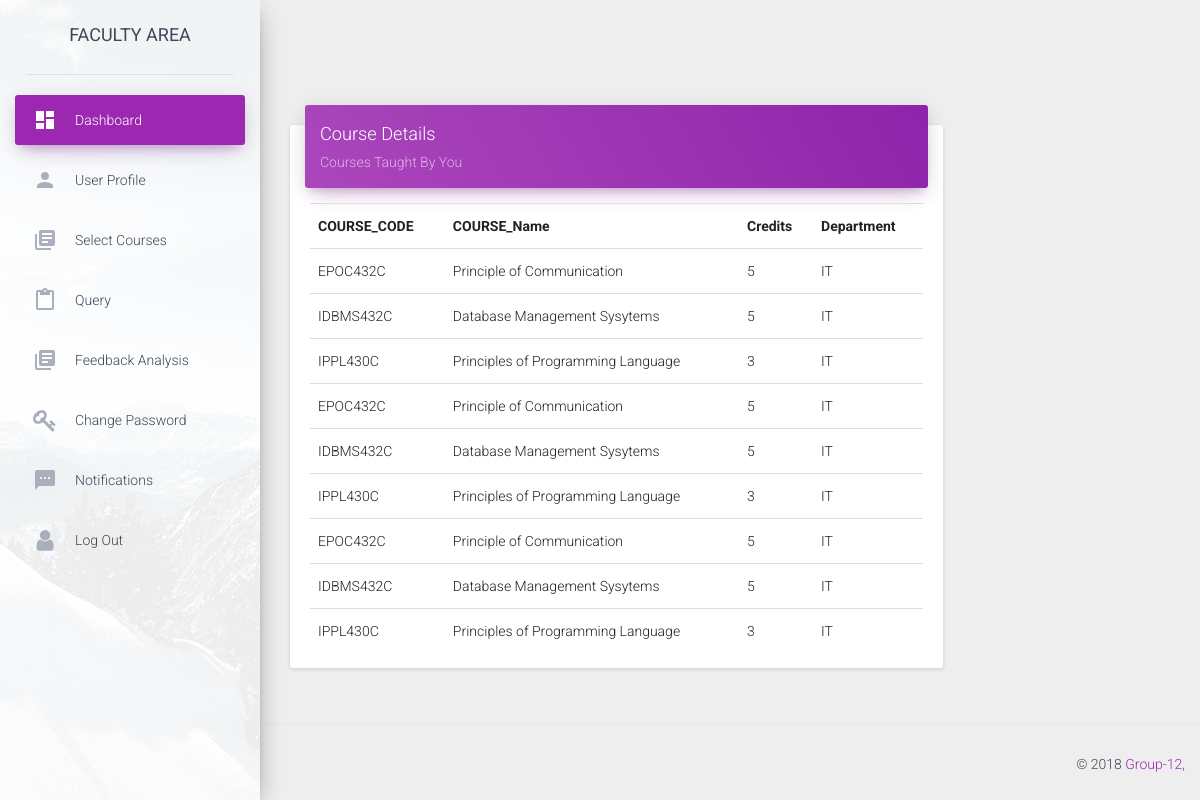
The app's page /facultydashboard/iit2016047 (signed in) with its own data.
### app.py (models this page shows)
class courses(db.Model):
	__tablename__ = 'courses'
	column_display_pk = True
	course_code = db.Column(db.String(20), primary_key=True)
	course_name = db.Column(db.String(40))
	credits = db.Column(db.Integer)
	semester = db.Column(db.Integer)
	department = db.Column(db.String(40))

### app.py (the view)
@app.route('/facultydashboard/<id>')
def facultydashboard(id):
	global current,type1
	if session.get('logged_in') and id == current:
		conn = sqlite3.connect('students.sqlite3')
		cur = conn.cursor()
		cur.execute("SELECT * FROM users WHERE username = (?)",(id,))
		users = cur.fetchone()
		cur.execute("SELECT courses.course_code,course_name,credits,department FROM users_courses,courses WHERE useremail = (?) and users_courses.course_code = courses.course_code",(id+"@iiita.ac.in",))
		courses = cur.fetchall()
		print (users)
		print (courses)
		cur = conn.cursor()
		cur.execute("SELECT * FROM query WHERE useremail = (?) and seen = (?)",(id+"@iiita.ac.in",0,))
		notifications = cur.fetchall()
		if notifications==[]:
			notifications=None
		conn.close()
		return render_template("facultydashboard.html",type1=type1,users=users,notifications=notifications,courses = courses)
	return redirect(url_for('login'))

### templates/facultydashboard.html (shortened to what this page needs)
<!doctype html>
<html lang="en">
<head>
    <link href="../static/css/bootstrap.min.css" rel="stylesheet" />
    <link href="../static/css/material-dashboard.css?v=1.2.0" rel="stylesheet" />
    <link href="../static/css/demo.css" rel="stylesheet" />
    <link href="http://maxcdn.bootstrapcdn.com/font-awesome/latest/css/font-awesome.min.css" rel="stylesheet">
</head>
<body>
	<div class="wrapper">
        <div class="sidebar" data-color="purple" data-image="../assets/img/sidebar-1.jpg">
            <div class="logo">
                <label class="simple-text">
                    FACULTY AREA
                </label>
            </div>
            <div class="sidebar-wrapper">
                <ul class="nav">
                     <li class="active">
                        <a href="{{url_for('facultydashboard',id=users[1])}}">
                            <i class="material-icons">dashboard</i>
                            <p>Dashboard</p>
                        </a>
                    </li>
                    <li>
                        <a href="{{url_for('profile',id=users[1])}}">
                            <i class="material-icons">person</i>
                            <p>User Profile</p>
                        </a>
                    </li>
                    <li>
                        <a href="{{url_for('courses')}}">
                            <i class="material-icons">library_books</i>
                            <p>Select Courses</p>
                        </a>
                    </li>
                    <li>
                        <a href="{{url_for('query')}}">
                            <i class="material-icons">content_paste</i>
                            <p>Query</p>
                        </a>
                    </li>
                    <li>
                        <a href="{{url_for('feedbackanalysis')}}">
                            <i class="material-icons">library_books</i>
                            <p>Feedback Analysis</p>
                        </a>
                    </li>
            <li>
                        <a href="{{url_for('change_password',id=users[1])}}">
                            <i class="fa fa-key"></i>
                            <p>Change Password</p>
                        </a>
                    </li>
            <li>
                        <a href="{{url_for('notifications')}}">
                            <i class="material-icons">sms</i>
                            <p>Notifications</p>
                        </a>
                    </li>
                    <li>
                        <a href="{{url_for('logout')}}">
                            <i class="fa fa-user"></i>
                            <p>Log Out</p>
                        </a>
                    </li>
                </ul>
            </div>
        </div>
        <div class="main-panel">
            <div class="content">
                <div class="container-fluid">
                    <div class="row">
                        <div class="col-md-9">
                            <div class="card">
                                <div class="card-header" data-background-color="purple">
                                    <h4 class="title">Course Details</h4>
                                    <p class="category">Courses Taught By You</p>
                                </div>
                                <div class="card-content table-responsive">
                                    <table class="table">
                                          <tr>
                                            <th>COURSE_CODE</th>
                                            <th>COURSE_Name</th>
                                            <th>Credits</th>
                                            <th>Department</th>
                                          </tr>
                                            {% for item in courses %}
                                            <tr>
                                                <td>{{item[0]}}</td>
                                                <td>{{item[1]}}</td>
                                                <td>{{item[2]}}</td>
                                                <td>{{item[3]}}</td>
                                            </tr>
                                            {% endfor %}
                                    </table>
                                </div>
                            </div>
                        </div>
                    </div>
                </div>
            </div>
            <footer class="footer">
                <div class="container-fluid">
                    <p class="copyright pull-right">
                        &copy;
                        <a href="./facultydashboard.html">Group-12</a>,
                    </p>
                </div>
            </footer>
        </div>
    </div>
	</body>
</html>

### records on screen
courses: course_code "EPOC432C", course_name "Principle of Communication", credits "5", department "IT"
courses: course_code "IDBMS432C", course_name "Database Management Sysytems", credits "5", department "IT"
courses: course_code "IPPL430C", course_name "Principles of Programming Language", credits "3", department "IT"
